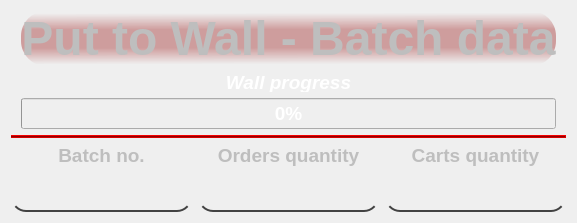
         <widget class="QFrame" name="batch_frame">
          <property name="enabled">
           <bool>false</bool>
          </property>
          <property name="sizePolicy">
           <sizepolicy hsizetype="Preferred" vsizetype="Fixed">
            <horstretch>0</horstretch>
            <verstretch>0</verstretch>
           </sizepolicy>
          </property>
          <property name="minimumSize">
           <size>
            <width>0</width>
            <height>140</height>
           </size>
          </property>
          <property name="maximumSize">
           <size>
            <width>16777215</width>
            <height>16777215</height>
           </size>
          </property>
          <property name="styleSheet">
           <string notr="true">#batch_frame{border-radius:10px; border: 4px solid rgb(213, 0, 0)}</string>
          </property>
          <layout class="QVBoxLayout" name="verticalLayout_30">
           <item>
            <layout class="QVBoxLayout" name="verticalLayout_29">
             <item>
              <layout class="QVBoxLayout" name="verticalLayout_25" stretch="0,0,0">
               <property name="leftMargin">
                <number>10</number>
               </property>
               <property name="rightMargin">
                <number>10</number>
               </property>
               <property name="bottomMargin">
                <number>0</number>
               </property>
               <item>
                <widget class="QLabel" name="title_batch_label">
                 <property name="sizePolicy">
                  <sizepolicy hsizetype="Preferred" vsizetype="Preferred">
                   <horstretch>0</horstretch>
                   <verstretch>0</verstretch>
                  </sizepolicy>
                 </property>
                 <property name="minimumSize">
                  <size>
                   <width>0</width>
                   <height>30</height>
                  </size>
                 </property>
                 <property name="font">
                  <font>
                   <pointsize>36</pointsize>
                   <weight>75</weight>
                   <italic>false</italic>
                   <bold>true</bold>
                  </font>
                 </property>
                 <property name="styleSheet">
                  <string notr="true">QLabel{
border-radius: 25px}

QLabel:enabled{	
	
	background-color: qlineargradient(spread:reflect, x1:0.192324, y1:0.506, x2:0.199, y2:1, stop:0.352657 rgba(18, 255, 0, 88), stop:0.942029 rgba(0, 0, 0, 0));
}
QLabel:disabled{	
	
	
	background-color: qlineargradient(spread:reflect, x1:0.192324, y1:0.506, x2:0.199, y2:1, stop:0.338164 rgba(144, 0, 0, 87), stop:0.942029 rgba(0, 0, 0, 0));
}</string>
                 </property>
                 <property name="frameShape">
                  <enum>QFrame::StyledPanel</enum>
                 </property>
                 <property name="text">
                  <string>Put to Wall - Batch data</string>
                 </property>
                 <property name="textFormat">
                  <enum>Qt::AutoText</enum>
                 </property>
                 <property name="alignment">
                  <set>Qt::AlignCenter</set>
                 </property>
                </widget>
               </item>
               <item>
                <widget class="QLabel" name="wall_progress_descr_label">
                 <property name="minimumSize">
                  <size>
                   <width>0</width>
                   <height>0</height>
                  </size>
                 </property>
                 <property name="maximumSize">
                  <size>
                   <width>16777215</width>
                   <height>20</height>
                  </size>
                 </property>
                 <property name="font">
                  <font>
                   <pointsize>14</pointsize>
                   <weight>75</weight>
                   <italic>true</italic>
                   <bold>true</bold>
                  </font>
                 </property>
                 <property name="styleSheet">
                  <string notr="true">color: white;</string>
                 </property>
                 <property name="text">
                  <string>Wall progress</string>
                 </property>
                 <property name="alignment">
                  <set>Qt::AlignCenter</set>
                 </property>
                 <property name="textInteractionFlags">
                  <set>Qt::NoTextInteraction</set>
                 </property>
                </widget>
               </item>
               <item>
                <widget class="QProgressBar" name="progressBar_batch">
                 <property name="minimumSize">
                  <size>
                   <width>0</width>
                   <height>0</height>
                  </size>
                 </property>
                 <property name="font">
                  <font>
                   <pointsize>14</pointsize>
                   <weight>75</weight>
                   <bold>true</bold>
                  </font>
                 </property>
                 <property name="autoFillBackground">
                  <bool>false</bool>
                 </property>
                 <property name="styleSheet">
                  <string notr="true">
color:white;
</string>
                 </property>
                 <property name="value">
                  <number>0</number>
                 </property>
                 <property name="alignment">
                  <set>Qt::AlignCenter</set>
                 </property>
                 <property name="invertedAppearance">
                  <bool>false</bool>
                 </property>
                 <property name="textDirection">
                  <enum>QProgressBar::BottomToTop</enum>
                 </property>
                </widget>
               </item>
              </layout>
             </item>
             <item>
              <widget class="Line" name="line_5">
               <property name="styleSheet">
                <string notr="true">background-color:rgb(213, 0, 0)</string>
               </property>
               <property name="frameShadow">
                <enum>QFrame::Raised</enum>
               </property>
               <property name="orientation">
                <enum>Qt::Horizontal</enum>
               </property>
              </widget>
             </item>
             <item>
              <layout class="QHBoxLayout" name="horizontalLayout_27">
               <item>
                <layout class="QVBoxLayout" name="verticalLayout_28" stretch="0,0">
                 <item>
                  <widget class="QLabel" name="batch_no_descr_label">
                   <property name="font">
                    <font>
                     <pointsize>14</pointsize>
                     <weight>75</weight>
                     <bold>true</bold>
                    </font>
                   </property>
                   <property name="styleSheet">
                    <string notr="true"/>
                   </property>
                   <property name="text">
                    <string>Batch no.</string>
                   </property>
                   <property name="alignment">
                    <set>Qt::AlignCenter</set>
                   </property>
                  </widget>
                 </item>
                 <item>
                  <widget class="QLabel" name="batch_no_label">
                   <property name="font">
                    <font>
                     <pointsize>24</pointsize>
                     <weight>75</weight>
                     <italic>true</italic>
                     <bold>true</bold>
                    </font>
                   </property>
                   <property name="styleSheet">
                    <string notr="true">border: 2px outline ;
border-radius: 15px;
border-bottom-style: solid;
border-bottom-color: rgb(66, 66, 66);</string>
                   </property>
                   <property name="text">
                    <string/>
                   </property>
                   <property name="alignment">
                    <set>Qt::AlignCenter</set>
                   </property>
                  </widget>
                 </item>
                </layout>
               </item>
               <item>
                <layout class="QVBoxLayout" name="verticalLayout_27" stretch="0,0">
                 <item>
                  <widget class="QLabel" name="orders_qty_descr_label">
                   <property name="font">
                    <font>
                     <pointsize>14</pointsize>
                     <weight>75</weight>
                     <bold>true</bold>
                    </font>
                   </property>
                   <property name="styleSheet">
                    <string notr="true"/>
                   </property>
                   <property name="text">
                    <string>Orders quantity</string>
                   </property>
                   <property name="alignment">
                    <set>Qt::AlignCenter</set>
                   </property>
                  </widget>
                 </item>
                 <item>
                  <widget class="QLabel" name="orders_qty_label">
                   <property name="font">
                    <font>
                     <pointsize>24</pointsize>
                     <weight>75</weight>
                     <italic>true</italic>
                     <bold>true</bold>
                    </font>
                   </property>
                   <property name="styleSheet">
                    <string notr="true">border: 2px outline ;
border-radius: 15px;
border-bottom-style: solid;
border-bottom-color: rgb(66, 66, 66);
</string>
                   </property>
                   <property name="text">
                    <string/>
                   </property>
                   <property name="alignment">
                    <set>Qt::AlignCenter</set>
                   </property>
                  </widget>
                 </item>
                </layout>
               </item>
               <item>
                <layout class="QVBoxLayout" name="verticalLayout_26" stretch="0,0">
                 <item>
                  <widget class="QLabel" name="carts_qty_descr_label">
                   <property name="font">
                    <font>
                     <pointsize>14</pointsize>
                     <weight>75</weight>
                     <bold>true</bold>
                    </font>
                   </property>
                   <property name="styleSheet">
                    <string notr="true"/>
                   </property>
                   <property name="text">
                    <string>Carts quantity</string>
                   </property>
                   <property name="alignment">
                    <set>Qt::AlignCenter</set>
                   </property>
                  </widget>
                 </item>
                 <item>
                  <widget class="QLabel" name="carts_qty_label">
                   <property name="font">
                    <font>
                     <pointsize>24</pointsize>
                     <weight>75</weight>
                     <italic>true</italic>
                     <bold>true</bold>
                    </font>
                   </property>
                   <property name="styleSheet">
                    <string notr="true">border: 2px outline ;
border-radius: 15px;
border-bottom-style: solid;
border-bottom-color: rgb(66, 66, 66);
</string>
                   </property>
                   <property name="text">
                    <string/>
                   </property>
                   <property name="alignment">
                    <set>Qt::AlignCenter</set>
                   </property>
                  </widget>
                 </item>
                </layout>
               </item>
              </layout>
             </item>
            </layout>
           </item>
          </layout>
         </widget>
